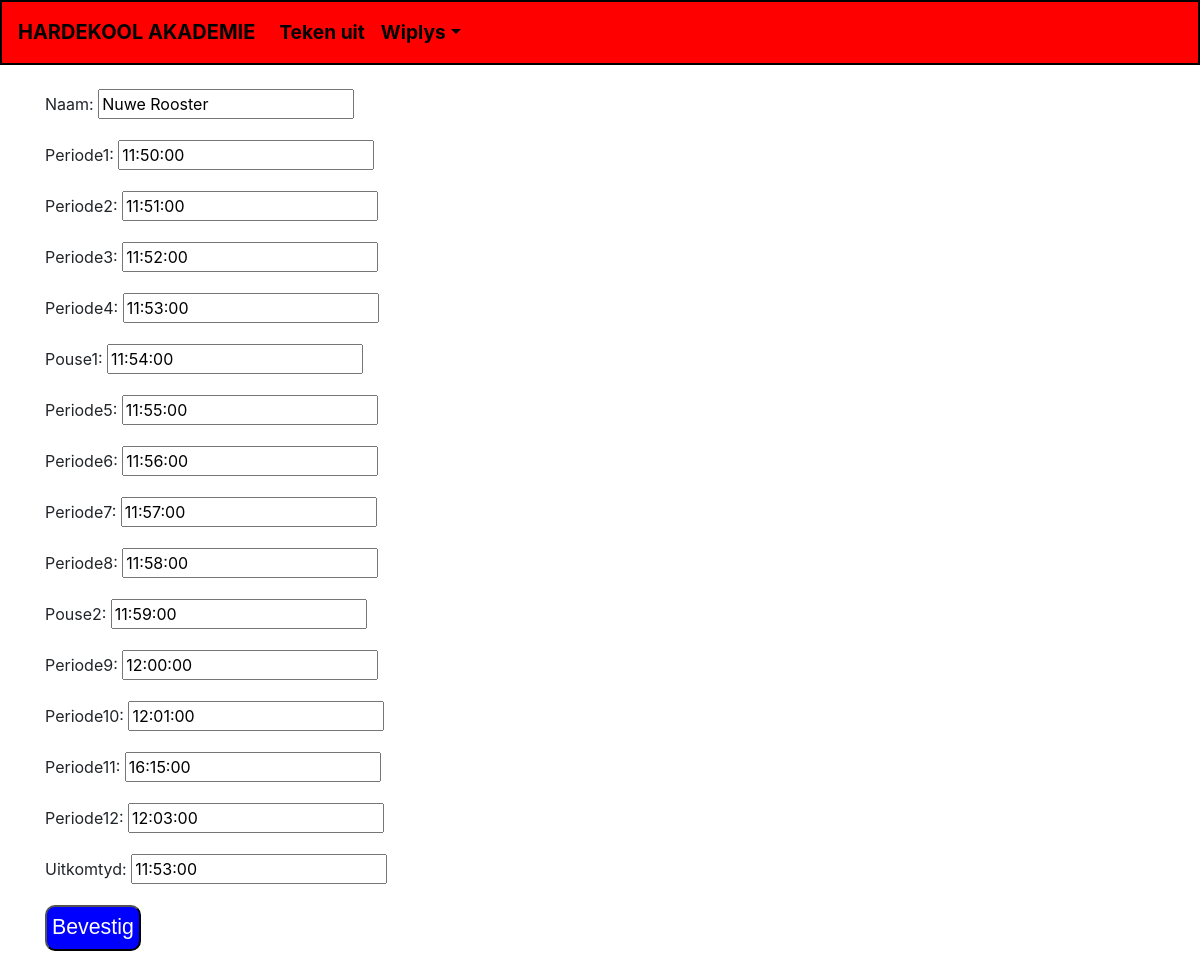
Before: /rooster/4/verander (signed in) with the older database file.
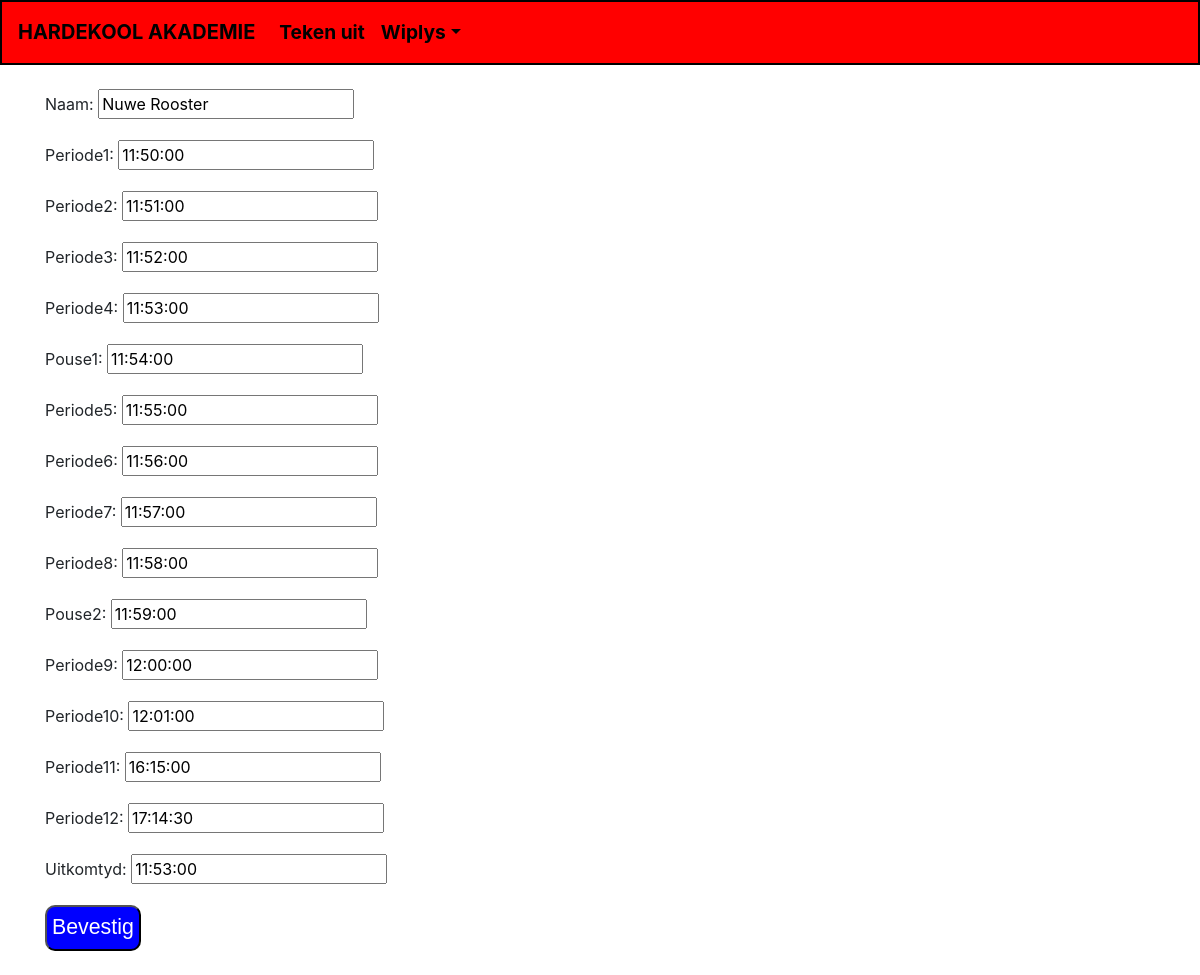
After: the same page with the newer database file.
### KlokRooster/models.py (models this page shows, shortened)
class Rooster(models.Model):
    naam = models.CharField(max_length=256, default="Nuwe Rooster")
    periode1 = models.TimeField(default="7:30")
    periode2 = models.TimeField(default="8:00")
    periode3 = models.TimeField(default="8:30")
    periode4 = models.TimeField(default="9:00")
    pouse1 = models.TimeField(default="9:30")
    periode5 = models.TimeField(default="9:45")
    periode6 = models.TimeField(default="10:15")
    periode7 = models.TimeField(default="10:45")
    periode8 = models.TimeField(default="11:15")
    pouse2 = models.TimeField(default="11:45")
    periode9 = models.TimeField(default="12:00")
    periode10 = models.TimeField(default="12:30")
    periode11 = models.TimeField(default="13:00")
    periode12 = models.TimeField(default="13:30")
    uitkomtyd = models.TimeField(default="14:00")
    luisterend = models.BooleanField(default=False)

### KlokRooster/views.py (the view)
# urls.py: path('rooster/<int:pk>/verander', RoosterUpdateView.as_view(), name="verander_rooster"),
class RoosterUpdateView(LoginRequiredMixin, UpdateView):
    context_object_name = "rooster"
    model = Rooster
    fields = ("naam", "periode1", "periode2", "periode3", "periode4", "pouse1", "periode5", "periode6", "periode7", "periode8", "pouse2", "periode9", "periode10", "periode11", "periode12", "uitkomtyd")
    template_name = "verander_rooster.html"

### KlokRooster/templates/verander_rooster.html (shortened to what this page needs)
{% extends 'rooster_base.html' %}
{% block head_block %}
{% load static %}
<link rel="stylesheet" href="{% static 'css/verander_rooster.css' %}">
{% endblock %}
{% block body_block %}
<br>
<form method="POST">
    {{ form.as_p }}
    <button type="submit">Bevestig</button>
</form>
<br>
{% endblock %}

Changed rows visible on the page:
changed Rooster "Nuwe Rooster": periode12 "12:03:00" → "17:14:30"
